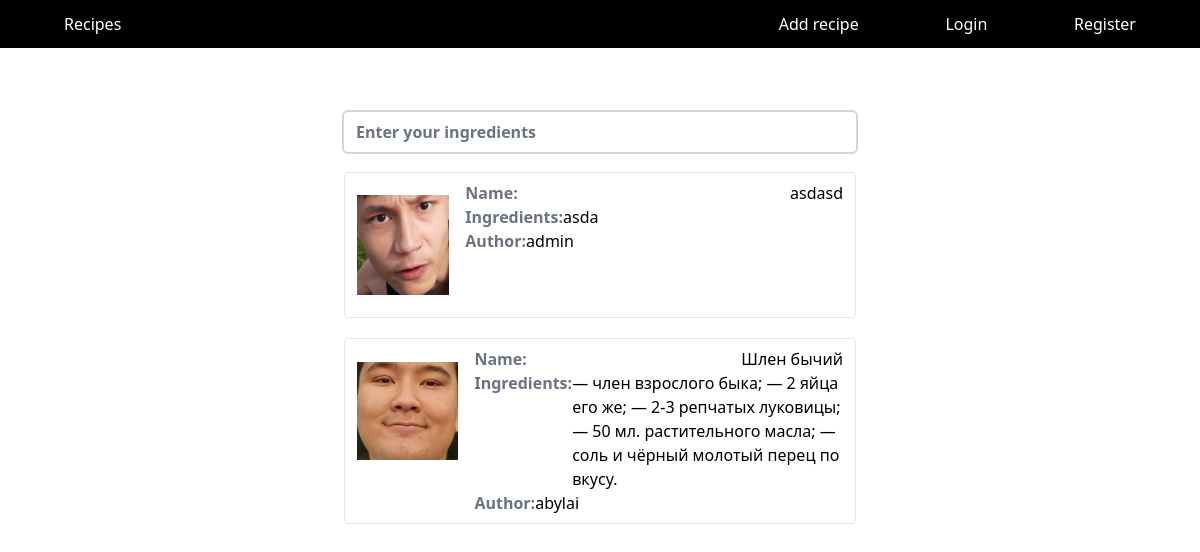
The page / on the database its author committed.
### core/models.py (models this page shows, shortened)
class Recipe(models.Model):
    name = models.CharField(max_length=120)
    image = models.ImageField()
    ingredients = models.TextField()
    description = models.TextField()
    author = models.ForeignKey(User, on_delete=models.CASCADE)

### core/views.py (the view)
# urls.py: path('', index, name='index'),
def index(request):
    recipes = Recipes.objects.all()
    context = {
        "recipes": recipes
    }
    return render(request, 'core/index.html', context)

### core/templates/core/index.html
{% extends 'core/base.html' %}
{% load static %}
{% block content %}
<input
    placeholder="Enter your ingredients"
    class="px-3 py-2 font-semibold placeholder-gray-500 text-black rounded border-none ring-2 ring-gray-300 focus:ring-gray-500 focus:ring-2">
{% if recipes %}
    <div class="ui cards">
        {% for recipe in recipes %}
            <a href="{% url "detail" recipe.id %}" class="ui card flex my-5 px-3 py-2 border rounded cursor-pointer">
                <div class="image mr-4 h-32 w-42 overflow-hidden">
                    <img class="object-contain w-full h-full" src="{{ recipe.image.url }}">
                </div>
                <div class="content w-full">
                    <div class="flex justify-between"><p class="font-semibold text-gray-500">Name:</p> {{ recipe.name }}</div>
                    <div class="flex"><p class="font-semibold text-gray-500">Ingredients:</p> {{ recipe.ingredients }}</div>
                    <div class="flex"><p class="font-semibold text-gray-500">Author:</p> {{ recipe.author.username }}</div>
                </div>
            </a>
        {% endfor %}
    </div>
{% endif %}
{% endblock content %}

### rows shown on the page
Recipe: image (picture), name "asdasd", ingredients "asda", author.username "admin"
Recipe: image (picture), name "Шлен бычий", ingredients "— член взрослого быка; — 2 яйца его же; — 2-3 репчатых луковицы; — 50 мл. растительного масла; — соль и чёрный молотый перец по вкусу.", author.username "abylai"
